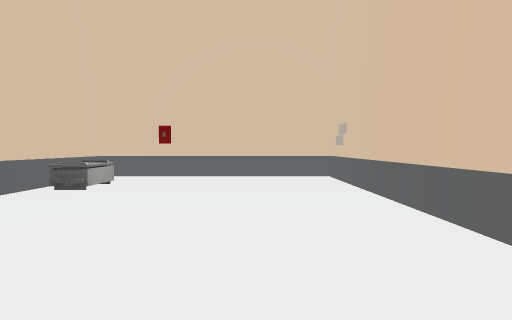
View 1 (above)

24 first-person views from a walk through a 3-D level made in the Unity game engine. The camera is 1.3 m above the floor, tilts 2° down and sees 75° across. Doors are open. The floor is counted in squares, 2 m on a side. Each view is taken from the middle of a square. On the plan, view 1 faces up. The plan holds only what a view shows up to about 10 squares ahead; the rest is blank. The place goes on beyond the plan. The player is left out. Some surface patterns are stand-ins.

View 2
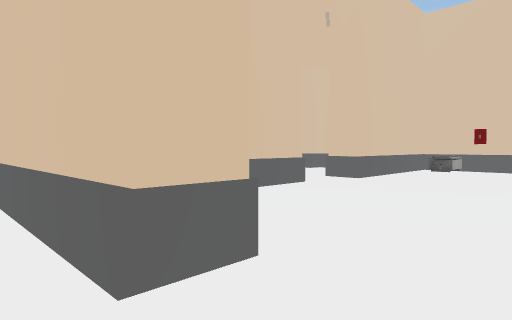

View 3
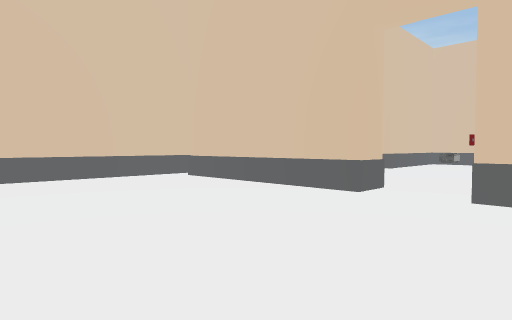

View 4
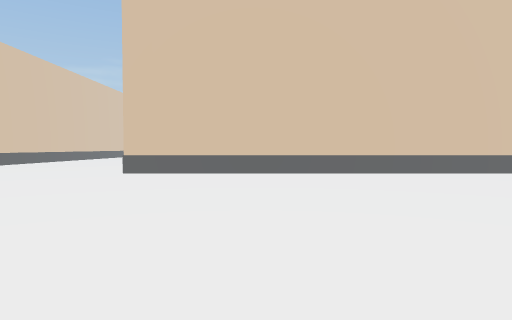

View 5
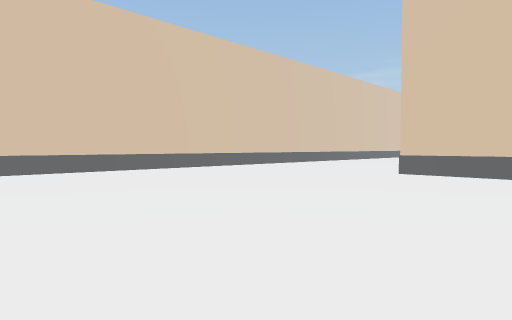

View 6
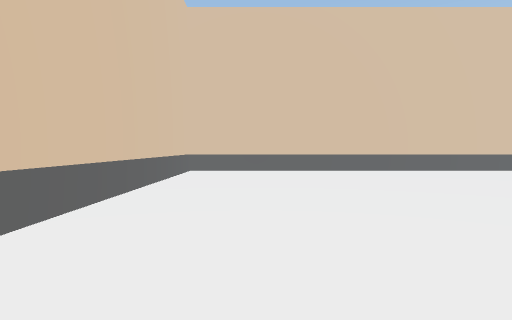

View 7
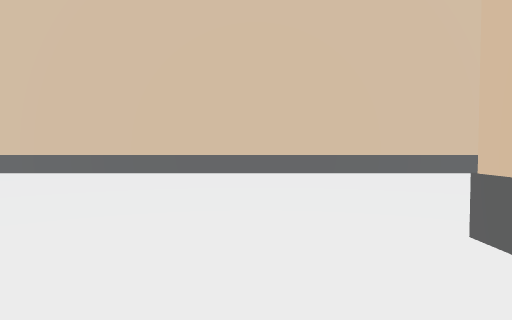

View 8
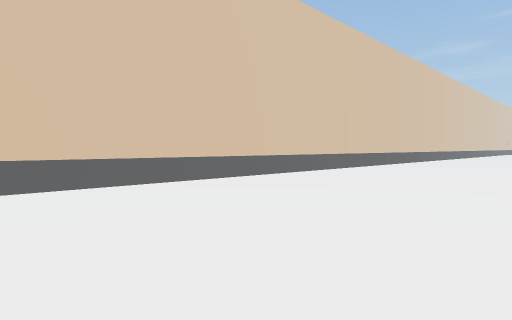

View 9
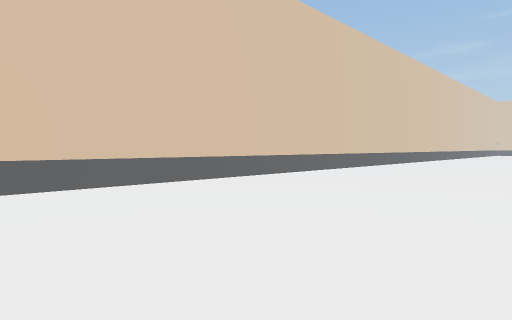

View 10
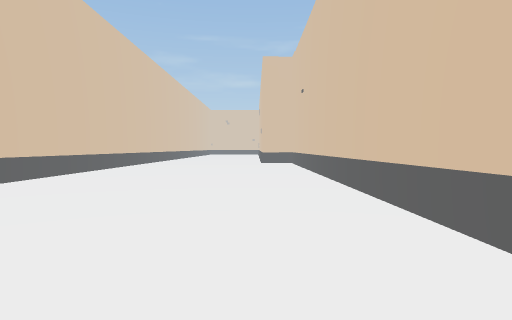

View 11
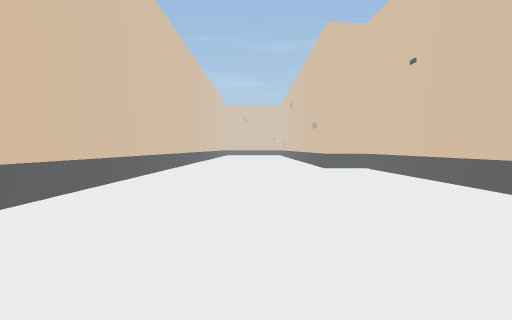

View 12
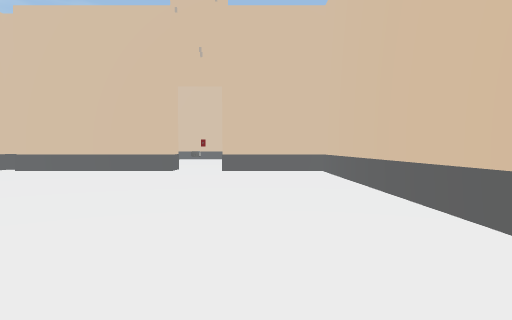

View 13
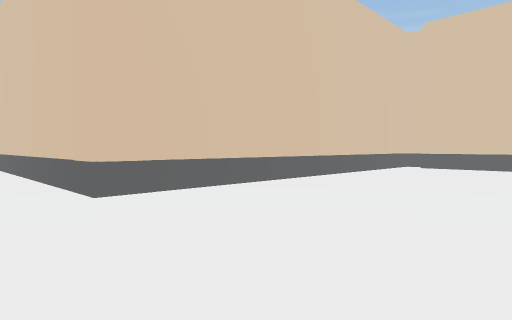

View 14
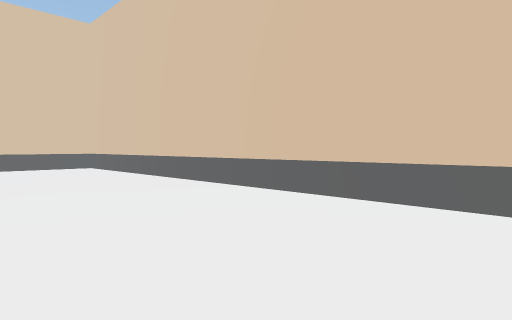

View 15
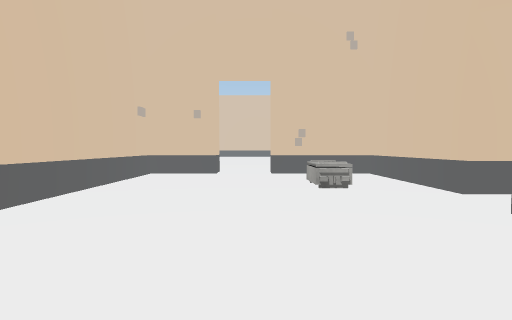

View 16
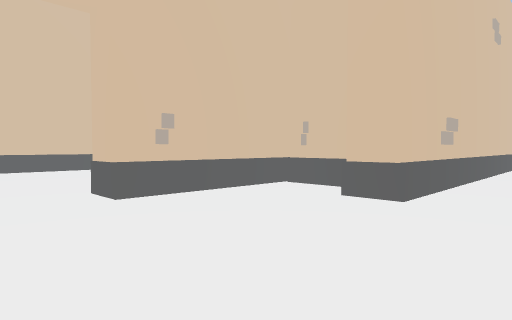

View 17
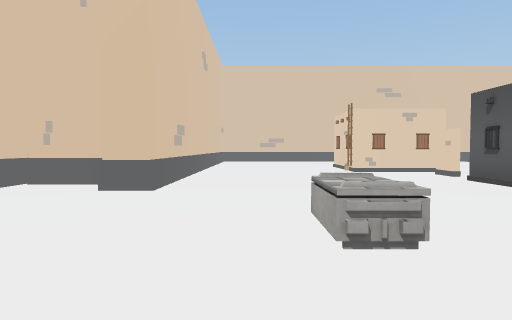

View 18
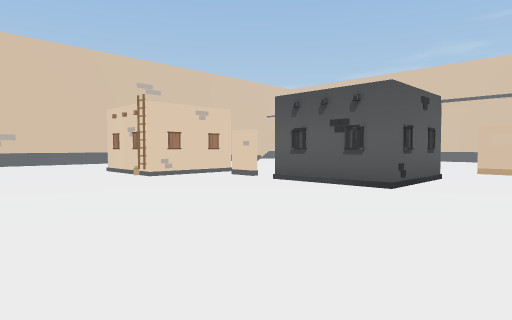

View 19
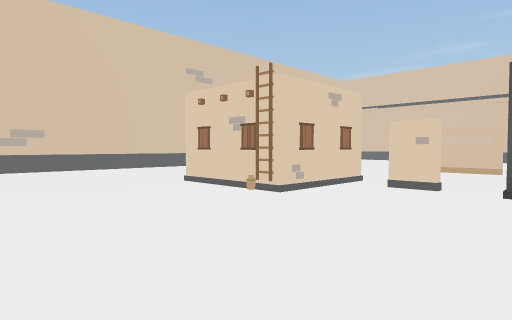

View 20
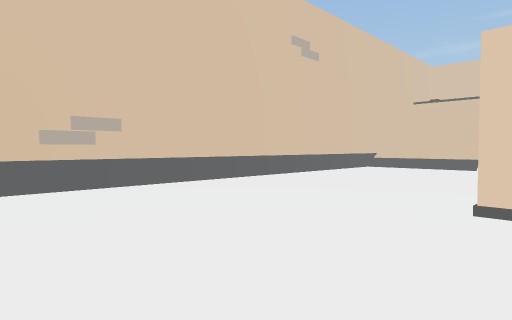

View 21
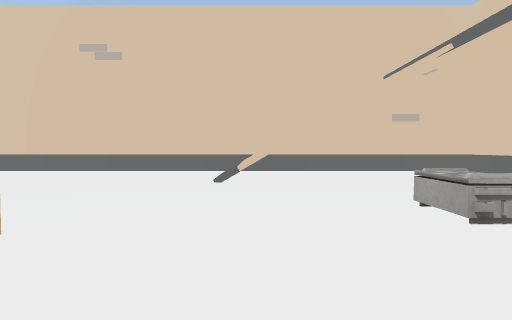

View 22
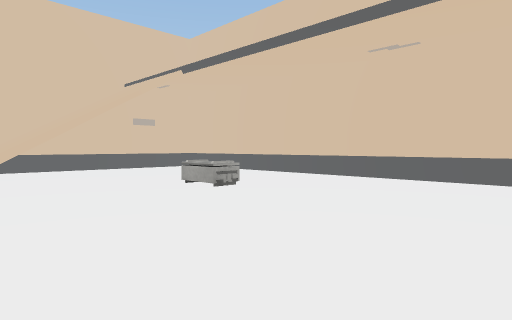

View 23
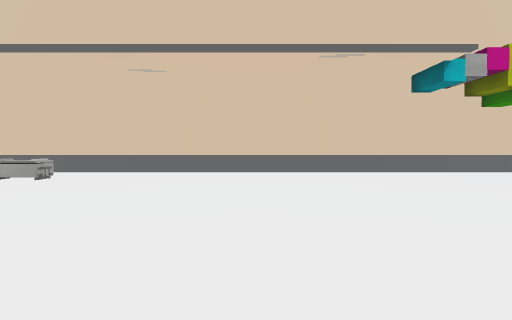

View 24
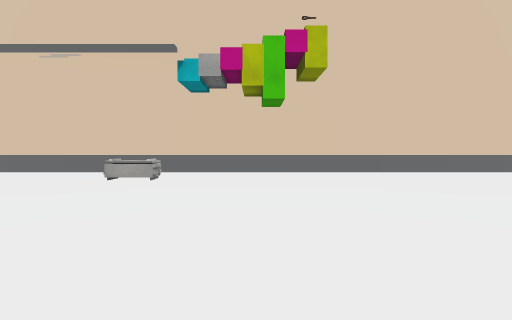

### Floor plan
Points are (right, up) in squares from view 1. A wall is a line through its corners. A room is listed if a view was taken in it or the views show most of it. See-through windows are left out.
Room 1 (views 1, 15)
walls: (-4, 1.6) (-4, -1.6) (-1.4, -1.6); (0, -1.6) (1.7, -1.6) (1.7, 7.9) (-3.6, 7.9) (-3.6, 3.7)
ways out: open door at (-0.7, -2.3) to room 2; open door at (-4, 3) to room 3
objects: crate (-2, 3)
Room 2 (views 2, 3, 4, 5, 6, 7, 8, 9, 10, 11, 12, 13, 14)
walls: (-6.6, -2.5) (-6.6, -12.4) (-26, -12.4); (-1.4, -2.4) (-6, -2.4); (-26, -18.7) (2.9, -18.7) (2.9, -2.4) (0, -2.4)
ways out: open door at (-0.7, -2.3) to room 1
objects: other object (-2, -2)
Room 3 (views 16, 17, 18, 19, 20, 21, 22, 23, 24)
walls: (-17.9, 1.8) (-17.9, 1); (-17.9, -2.4) (-17.9, -3.9); (-11.7, -4.2) (-11.7, -4.8); (-6.2, -1.1) (-5.5, -1.1); (-4.7, -0.2) (-4.7, 1.6); (-3.6, 3.7) (-4.4, 3.7); (-7.4, -8.5) (-7.4, -0.1) (-6.5, -0.1); (-26.2, 12.1) (-26.2, -8.1); (-26.2, -9.9) (-26.2, -11.6) (-8.6, -11.6)
ways out: open door at (-4, 3) to room 1
objects: crate (-21, -4); crate (-21, 3); building (-16, -1); building (-14, -6); crate (-9, 3); other object (-4, 2)

Positions as (right, up) in squares from view 1, and headings:
1: (0, 0), facing up
2: (0, -3), facing up-left
3: (1, -7), facing up-left
4: (2, -9), facing left
5: (2, -9), facing down-left
6: (1, -9), facing down
7: (-5, -10), facing down
8: (-7, -13), facing down-left
9: (-12, -13), facing down-left
10: (-12, -14), facing left
11: (-16, -16), facing left
12: (1, -12), facing up
13: (-2, -14), facing up-left
14: (-1, -14), facing up-right
15: (-1, 7), facing down
16: (-9, 4), facing down-right
17: (-9, 5), facing down
18: (-8, 3), facing down-left
19: (-8, -1), facing down-left
20: (-8, -6), facing down-left
21: (-20, -2), facing down
22: (-19, -1), facing down-left
23: (-17, -1), facing left
24: (-17, 5), facing left
